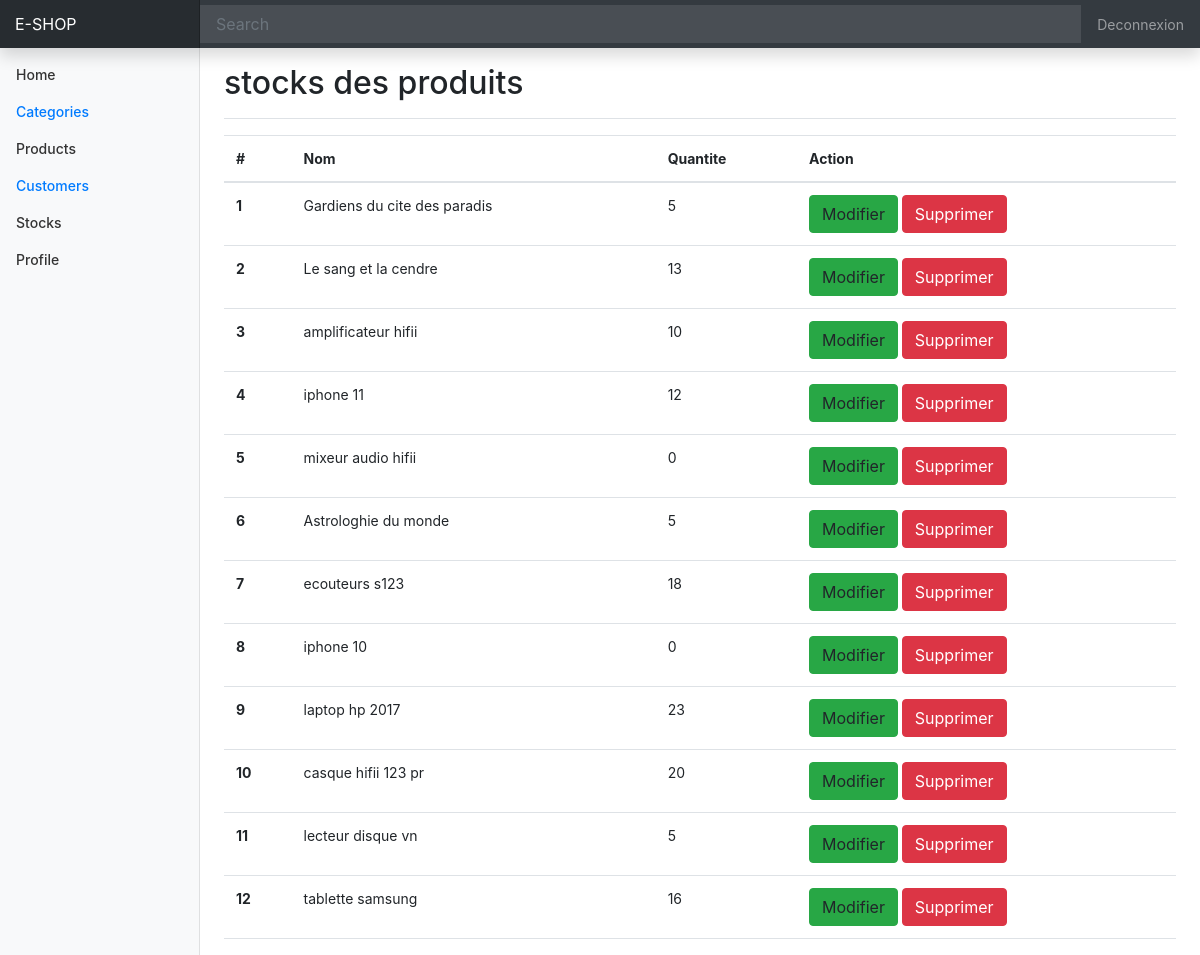
Screenshot of /admin/stocks/liste.php with the database file from the repository.
### tables this page shows
CREATE TABLE IF NOT EXISTS `produits` (
  `id` int(11) NOT NULL AUTO_INCREMENT,
  `nom` varchar(255) NOT NULL,
  `description` text NOT NULL,
  `prix` float NOT NULL,
  `image` varchar(255) NOT NULL,
  `categorie` int(11) NOT NULL,
  `createur` int(11) NOT NULL,
  `date_creation` date NOT NULL,
  `date_modification` date NOT NULL,
  PRIMARY KEY (`id`)
);

CREATE TABLE IF NOT EXISTS `stocks` (
  `id` int(11) NOT NULL AUTO_INCREMENT,
  `produit` varchar(255) NOT NULL,
  `quantite` int(11) NOT NULL,
  `createur` varchar(255) NOT NULL,
  `date_creation` date NOT NULL,
  `date_modification` date NOT NULL,
  PRIMARY KEY (`id`)
);

### inc/functions.php (called while the page is built, shortened)
<?php
function connect()
{
    $servername = "localhost";
$username = "root";
$password = "";
$DBname = "e-shop";
try {
  $conn = new PDO("mysql:host=$servername;dbname=$DBname", $username, $password);
  $conn->setAttribute(PDO::ATTR_ERRMODE, PDO::ERRMODE_EXCEPTION);
} catch(PDOException $e) {
  echo "Connection failed: " . $e->getMessage();
}
return $conn ;
}
function getStocks(){
    $conn = connect();
    $requete = "SELECT p.nom,s.id ,s. quantite FROM produits p ,stocks s  WHERE p.id = s.produit";
    $stmt = $conn->query($requete);
    $stocks = $stmt->fetchAll();
    return $stocks;
}

### admin/stocks/liste.php (the view, shortened to what this page needs)
<?php
include "../../inc/functions.php";
$stocks = getStocks();
?>
<!doctype html>
<html lang="en">
<head>
    <link href="https://cdn.jsdelivr.net/npm/bootstrap@5.3.0/dist/css/bootstrap.min.css" rel="stylesheet" />
    <link href="../../css/bootstrap.min.css" rel="stylesheet">
    <link href="../../css/dashboard.css" rel="stylesheet">
</head>
<body>
<nav class="navbar navbar-dark fixed-top bg-dark flex-md-nowrap p-0 shadow">
        <a class="navbar-brand col-sm-3 col-md-2 mr-0" href="#">E-SHOP</a>
        <input class="form-control form-control-dark w-100" type="text" placeholder="Search" aria-label="Search">
        <ul class="navbar-nav px-3">
            <li class="nav-item text-nowrap">
                <a class="nav-link" href="../../index.php">Deconnexion</a>
            </li>
        </ul>
    </nav>
    <div class="container-fluid">
      <div class="row">
        <nav class="col-md-2 d-none d-md-block bg-light sidebar">
          <div class="sidebar-sticky">
            <ul class="nav flex-column">
              <li class="nav-item">
                <a class="nav-link " href="../../index.php">
                  Home <span class="sr-only"></span>
                </a>
              </li>
              <li class="nav-item">
                <a class="nav-link active" href="#">
                  Categories
                </a>
              </li>
              <li class="nav-item">
                <a class="nav-link" href="../produits/liste.php">
                  Products
                </a>
              </li>
              <li class="nav-item">
                <a class="nav-link active" href="../visiteurs/liste.php">
                  Customers
                </a>
              </li>
              <li class="nav-item">
                <a class="nav-link" href="#">
                  Stocks
                </a>
              </li>
              <li class="nav-item">
                <a class="nav-link " href="../profile.php">
                  Profile
                </a>
              </li>
            </ul>
          </div>
        </nav>
            <main role="main" class="col-md-9 ml-sm-auto col-lg-10 px-4">
                <div class="d-flex justify-content-between flex-wrap flex-md-nowrap align-items-center pt-3 pb-2 mb-3 border-bottom">
                    <h1 class="h2"> stocks des produits</h1>
                </div>
                <div>
                    <table class="table">
                        <thead>
                            <tr>
                                <th scope="col">#</th>
                                <th scope="col">Nom</th>
                                <th scope="col">Quantite</th>
                                <th scope="col">Action</th>
                            </tr>
                        </thead>
                        <tbody class="table-group-divider">
                            <?php
                            $i = 0;
                            foreach ($stocks as $s) {
                                $i++;
                                print '   <tr>
        <th scope="row">'.$i.'</th>
        <td>'.$s['nom'].'</td>
        <td>'.$s['quantite']. '</td>
        <td>
          <a data-toggle="modal" data-target="#exampleModal'.$s['id'].'"  class=" btn btn-success">Modifier</a>
          <a onclick = "return poUpDeleteCategorie()" href="supprimer.php?idc='.$s['id'].' " class=" btn btn-danger"> Supprimer</a>
        </td>
      </tr>';
                            }
                            ?>
                        </tbody>
                    </table>
                </div>
            </main>
        </div>
    </div>
</body>
</html>

### css/dashboard.css (style rules this page uses)
body { font-size: .875rem; }
.sidebar { position: fixed; top: 0; bottom: 0; left: 0; z-index: 100; padding: 48px 0 0; box-shadow: inset -1px 0 0 rgba(0, 0, 0, .1); }
.sidebar-sticky { position: relative; top: 0; height: calc(100vh - 48px); padding-top: .5rem; overflow-x: hidden; overflow-y: auto; }
.sidebar .nav-link { font-weight: 500; color: #333; }
.sidebar .nav-link.active { color: #007bff; }
[role="main"] { padding-top: 48px; }
.navbar-brand { padding-top: .75rem; padding-bottom: .75rem; font-size: 1rem; background-color: rgba(0, 0, 0, .25); box-shadow: inset -1px 0 0 rgba(0, 0, 0, .25); }
.navbar .form-control { padding: .75rem 1rem; border-width: 0; border-radius: 0; }
.form-control-dark { color: #fff; background-color: rgba(255, 255, 255, .1); border-color: rgba(255, 255, 255, .1); }

### rows the page displays
produits: nom "Gardiens du cite des paradis", stocks.quantite "5"
produits: nom "Le sang et la cendre", stocks.quantite "13"
produits: nom "amplificateur hifii", stocks.quantite "10"
produits: nom "iphone 11", stocks.quantite "12"
produits: nom "mixeur audio hifii", stocks.quantite "0"
produits: nom "Astrologhie du monde", stocks.quantite "5"
produits: nom "ecouteurs s123", stocks.quantite "18"
produits: nom "iphone 10", stocks.quantite "0"
produits: nom "laptop hp 2017", stocks.quantite "23"
produits: nom "casque hifii 123 pr", stocks.quantite "20"
produits: nom "lecteur disque vn", stocks.quantite "5"
produits: nom "tablette samsung", stocks.quantite "16"
